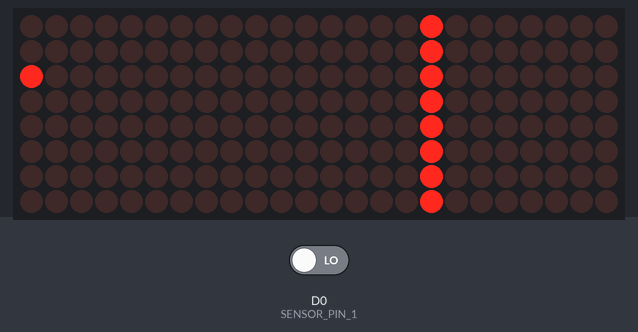
Bench run of a sketch on a simulated ESP8266 (NodeMCU). Shown: 24×8 LED matrix. Wiring (inferred from the names in the program): 3 × MAX7219 LED driver (orientation assumed): CS D8. The test bench sets the inputs (shaded band); at power-on: D0 (SENSOR_PIN_1) LOW. Random numbers use the default seed unless the sketch sets one.

Above: at 1.2 s.
1.3 s: D0 (SENSOR_PIN_1) driven HIGH
At 1.49 s:
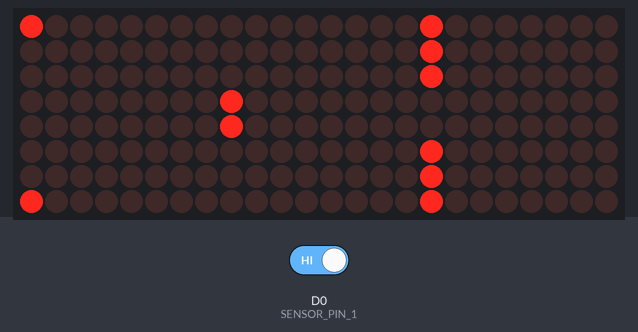
3.6 s: D0 (SENSOR_PIN_1) driven LOW
5.1 s: D0 (SENSOR_PIN_1) driven HIGH
At 5.93 s:
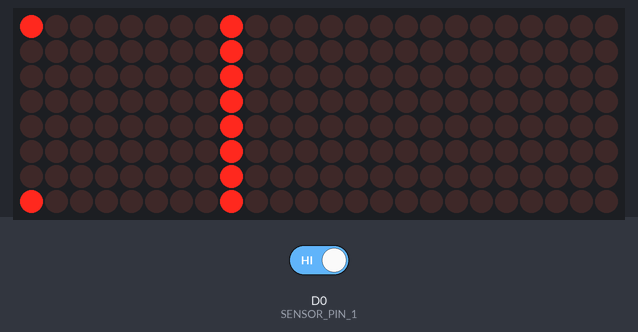
Timing chart, 0 to 8.1 s (numbered marks = the images above; inputs shaded):
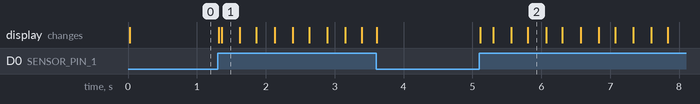

Measured:
- after the input at 1.3 s, the display: first changes at once (image 1 shows a later state)
- after the input at 5.1 s, the display: changes at once (image 2)

The sketch:

matrixWorking2.ino
```cpp
/******************************************************************************
** TEXT SCROLL SAMPLE FOR ALTAIRIS ESP8266-FC16 LIBRARY
**
** This sample will scroll text on the display. Available characters are
** defined in FC16_Font.h. In addition to the ASCII table, the following glyphs
** are defined (inspired by CP437, but not fully compatible):
** \x01 :-)
** \x02 :-(
** \x03 heart
** \x04 diamond
** \x05 club
** \x06 spade
** \x07 bullet
** \x08 empty bullet
** \x09 big bullet
** \x0A big bullet inverse
** \x0B checkbox empty
** \x0C checkbox cross
** \x0D checkbox check
** \x0E checkbox full
** \x0F sunny
** \x10 triangle right
** \x11 triangle left
** \x18 arrow up
** \x19 arrow down
** \x1A arrow right
** \x1B arrow left
** \x7F full-width space (8 pixels)
**
** Hardware setup (ESP8266 <-> FC16):
** 5V <-> VCC, GND <-> GND, D7 <-> DIN, D8 <-> CS, D5 <-> CLK
******************************************************************************/

#include <FC16.h>

const int csPin = D8;			// CS pin used to connect FC16
const int displayCount = 3;		// Number of displays; usually 4 or 8
const int scrollDelay = 20;		// Scrolling speed - pause in ms
const int cantMatriz =3;
const int cantColumna =8;
int numeroColumna[3][8];

#define SENSOR_PIN_1 16 // D0

FC16 display = FC16(csPin, displayCount);

void setup() {
  pinMode(SENSOR_PIN_1,INPUT);
	display.begin();			// turn on display
	display.setIntensity(8);	// set medium brightness
	display.clearDisplay();		// turn all LED off
  int auxiliar=0;
  for(int i=0;i<3;i++){
    for (int j=0;j<8;j++){
      numeroColumna[i][j]=auxiliar;
      auxiliar++;
    }
  }
}

void loop() {
  int numAleatorio;
  int lectura = digitalRead(SENSOR_PIN_1);
  if(lectura == 1){
    randomSeed(millis());
    numAleatorio = random(3);
  }


  if(numAleatorio==0){
    displayTick(0);
    displayDiamond(1);
    displayDiamondInvert(2);
  } else if(numAleatorio==1){
    displayCross(0);
    displayAlien(1);
    displayAlienInvert(2);
  } else if(numAleatorio==2){
    displayCross(0);
    displaySquare(1);
    displaySquareInvert(2);
  }


  delay(scrollDelay);
}

void displayTick(int pos){

  display.setColumn(numeroColumna[pos][0],0x60);
  display.setColumn(numeroColumna[pos][1],0x30);
  display.setColumn(numeroColumna[pos][2],0x18);
  display.setColumn(numeroColumna[pos][3],0x0C);
  display.setColumn(numeroColumna[pos][4],0x06);
  display.setColumn(numeroColumna[pos][5],0x03);
  display.setColumn(numeroColumna[pos][6],0x06);
  display.setColumn(numeroColumna[pos][7],0x0C);

  display.update();
}

void displayCross(int pos){

  display.setColumn(numeroColumna[pos][0],0x81);
  display.setColumn(numeroColumna[pos][1],0x42);
  display.setColumn(numeroColumna[pos][2],0x24);
  display.setColumn(numeroColumna[pos][3],0x18);
  display.setColumn(numeroColumna[pos][4],0x18);
  display.setColumn(numeroColumna[pos][5],0x24);
  display.setColumn(numeroColumna[pos][6],0x42);
  display.setColumn(numeroColumna[pos][7],0x81);


  display.update();
}


void displaySquare(int pos){

  display.setColumn(numeroColumna[pos][0],0xFF);
  display.setColumn(numeroColumna[pos][1],0xFF);
  display.setColumn(numeroColumna[pos][2],0xC3);
  display.setColumn(numeroColumna[pos][3],0xC3);
  display.setColumn(numeroColumna[pos][4],0xC3);
  display.setColumn(numeroColumna[pos][5],0xC3);
  display.setColumn(numeroColumna[pos][6],0xFF);
  display.setColumn(numeroColumna[pos][7],0xFF);

  display.update();
}

void displayAlien(int pos){

  display.setColumn(numeroColumna[pos][0],0x18);
  display.setColumn(numeroColumna[pos][1],0x3C);
  display.setColumn(numeroColumna[pos][2],0x66);
  display.setColumn(numeroColumna[pos][3],0xDB);
  display.setColumn(numeroColumna[pos][4],0xDB);
  display.setColumn(numeroColumna[pos][5],0x66);
  display.setColumn(numeroColumna[pos][6],0x3C);
  display.setColumn(numeroColumna[pos][7],0x18);

  display.update();
}

void displayDiamond(int pos){

  display.setColumn(numeroColumna[pos][0],0x00);
  display.setColumn(numeroColumna[pos][1],0x66);
  display.setColumn(numeroColumna[pos][2],0x66);
  display.setColumn(numeroColumna[pos][3],0x06);
  display.setColumn(numeroColumna[pos][4],0x06);
  display.setColumn(numeroColumna[pos][5],0x66);
  display.setColumn(numeroColumna[pos][6],0x66);
  display.setColumn(numeroColumna[pos][7],0x00);

  display.update();
}

void displayCT(int pos){

  display.setColumn(numeroColumna[pos][0],0x08);
  display.setColumn(numeroColumna[pos][1],0x0F);
  display.setColumn(numeroColumna[pos][2],0x0F);
  display.setColumn(numeroColumna[pos][3],0x08);
  display.setColumn(numeroColumna[pos][4],0x90);
  display.setColumn(numeroColumna[pos][5],0x90);
  display.setColumn(numeroColumna[pos][6],0x90);
  display.setColumn(numeroColumna[pos][7],0xF0);

  display.update();
}

void displayClear(int pos){

  display.setColumn(numeroColumna[pos][0],0x00);
  display.setColumn(numeroColumna[pos][1],0x00);
  display.setColumn(numeroColumna[pos][2],0x00);
  display.setColumn(numeroColumna[pos][3],0x00);
  display.setColumn(numeroColumna[pos][4],0x00);
  display.setColumn(numeroColumna[pos][5],0x00);
  display.setColumn(numeroColumna[pos][6],0x00);
  display.setColumn(numeroColumna[pos][7],0x00);

  display.update();
}

void displayAll(int pos){

  display.setColumn(numeroColumna[pos][0],0xFF);
  display.setColumn(numeroColumna[pos][1],0xFF);
  display.setColumn(numeroColumna[pos][2],0xFF);
  display.setColumn(numeroColumna[pos][3],0xFF);
  display.setColumn(numeroColumna[pos][4],0xFF);
  display.setColumn(numeroColumna[pos][5],0xFF);
  display.setColumn(numeroColumna[pos][6],0xFF);
  display.setColumn(numeroColumna[pos][7],0xFF);

  display.update();
}

void displayTickInvert(int pos){

  display.setColumn(numeroColumna[pos][0],0x9F);
  display.setColumn(numeroColumna[pos][1],0xCF);
  display.setColumn(numeroColumna[pos][2],0xE7);
  display.setColumn(numeroColumna[pos][3],0xF3);
  display.setColumn(numeroColumna[pos][4],0xF9);
  display.setColumn(numeroColumna[pos][5],0xFC);
  display.setColumn(numeroColumna[pos][6],0xF9);
  display.setColumn(numeroColumna[pos][7],0xF3);

  display.update();
}

void displayCrossInvert(int pos){

  display.setColumn(numeroColumna[pos][0],0x7E);
  display.setColumn(numeroColumna[pos][1],0xBD);
  display.setColumn(numeroColumna[pos][2],0xDB);
  display.setColumn(numeroColumna[pos][3],0xE7);
  display.setColumn(numeroColumna[pos][4],0xE7);
  display.setColumn(numeroColumna[pos][5],0xDB);
  display.setColumn(numeroColumna[pos][6],0xBD);
  display.setColumn(numeroColumna[pos][7],0x7E);

  display.update();
}

void displaySquareInvert(int pos){

  display.setColumn(numeroColumna[pos][0],0x00);
  display.setColumn(numeroColumna[pos][1],0x00);
  display.setColumn(numeroColumna[pos][2],0x3C);
  display.setColumn(numeroColumna[pos][3],0x3C);
  display.setColumn(numeroColumna[pos][4],0x3C);
  display.setColumn(numeroColumna[pos][5],0x3C);
  display.setColumn(numeroColumna[pos][6],0x00);
  display.setColumn(numeroColumna[pos][7],0x00);

  display.update();
}

void displayAlienInvert(int pos){

  display.setColumn(numeroColumna[pos][0],0xE7);
  display.setColumn(numeroColumna[pos][1],0xC3);
  display.setColumn(numeroColumna[pos][2],0x99);
  display.setColumn(numeroColumna[pos][3],0x24);
  display.setColumn(numeroColumna[pos][4],0x24);
  display.setColumn(numeroColumna[pos][5],0x99);
  display.setColumn(numeroColumna[pos][6],0xC3);
  display.setColumn(numeroColumna[pos][7],0xE7);

  display.update();
}

void displayDiamondInvert(int pos){

  display.setColumn(numeroColumna[pos][0],0xFF);
  display.setColumn(numeroColumna[pos][1],0x99);
  display.setColumn(numeroColumna[pos][2],0x99);
  display.setColumn(numeroColumna[pos][3],0xF9);
  display.setColumn(numeroColumna[pos][4],0xF9);
  display.setColumn(numeroColumna[pos][5],0x99);
  display.setColumn(numeroColumna[pos][6],0x99);
  display.setColumn(numeroColumna[pos][7],0xFF);

  display.update();
}
```
